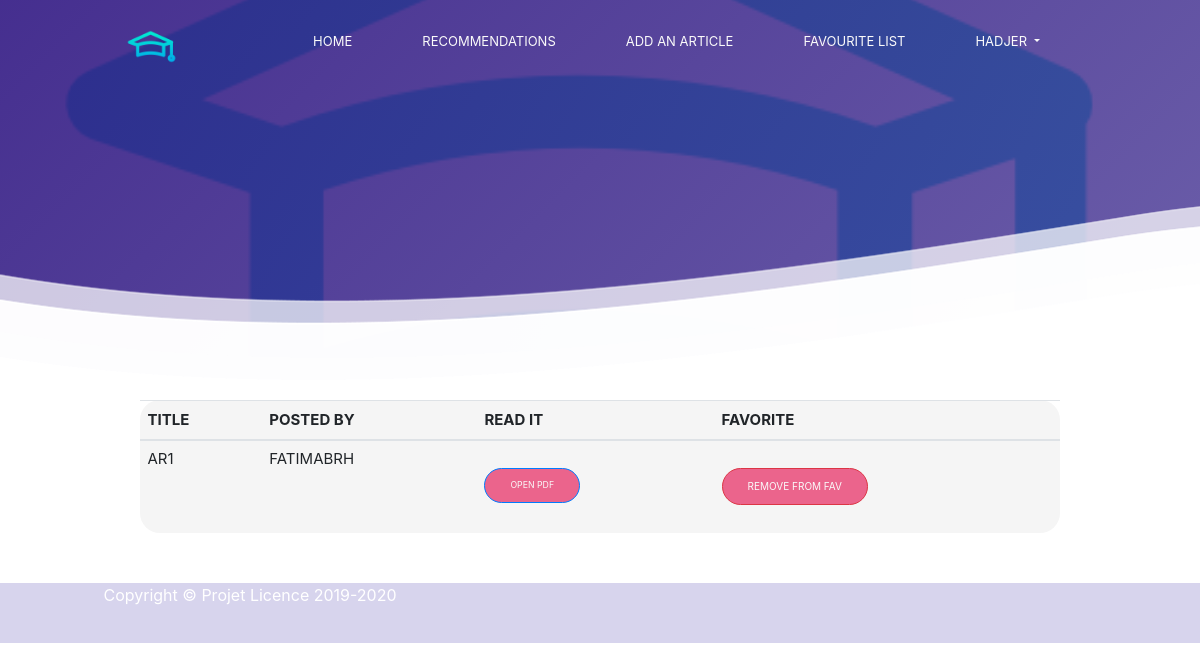
/articl/favourites/ (signed in), run on an earlier commit of the app's database.
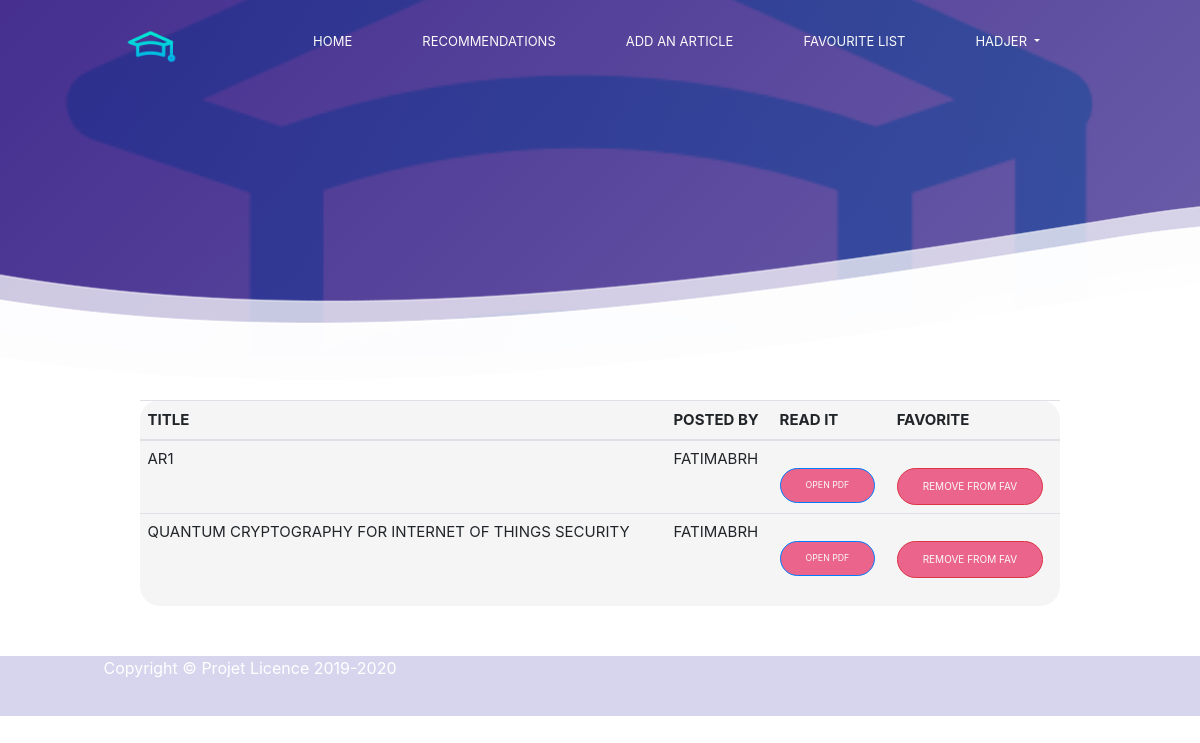
And on a later commit of the database.
### articl/models.py (models this page shows, shortened)
class ArticlPub(models.Model):
    ArticlTYPE=(
      ('1','Research Article'),
      ('2','Research Paper'),
      ('3','Review Paper'),
      ('4','Review Article'),
      ('5','Peer-Reviewed Articles'),
    )
    DOMAINE=(
        ('1','Computer Hardware'),
        ('2','Computer Networking'),
        ('3','Computer Software'),
        ('4','Cloud computing'),
        ('5','Cyber Security and Ethical Hacking'),
        ('6','Data Science and Data Analysis'),
        ('7','Programming Language'),
        ('8','Artificial intelligence'),
        ('9','Operating system'),
        ('10','Web Development'),
        ('11','Web Designing'),
        ('12','Graphics design'),
        ('13','Network Analytics and testing'),
        ('14','Robotics'),
        ('15','others field'),
        )
    user = models.ForeignKey(settings.AUTH_USER_MODEL, on_delete=models.CASCADE)
    titre=models.CharField(max_length=500)
    resumé=models.CharField(max_length=2000, blank=True)
    keywords=models.CharField(max_length=500, blank=True)
    maison_ed=models.CharField(max_length=500,blank=True)
    typeArticl=models.CharField(max_length=100,blank=False,choices=ArticlTYPE)
    path=models.FileField(blank=True,null=True,upload_to='chapter/%Y/')
    auteurEcrit = models.ManyToManyField(Profile, blank=True, null=True)
    favourite = models.ManyToManyField(User,related_name='favourite', blank=True)
    timestamp = models.DateField(auto_now=False, auto_now_add=True)
    domaineArt=models.CharField(max_length=100,choices=DOMAINE,blank=False,default='Computer Software ')

### articl/views.py (the view)
# urls.py: path('favourites/',views.favourite_list,name='favourite_list'),
@login_required
def favourite_list(request):
    user= request.user
    favourite_articls=user.favourite.all()
    context={
        'favourite_articls':favourite_articls,
    }
    return render(request,'favourite_list.html',context)

### articl/templates/favourite_list.html (shortened to what this page needs)
{%  extends 'base.html' %}
{% load static %}
{%  block content %}
<div class="container"  style="padding-bottom:50px" >
  <div id="content">
      <table class="table mb-0">
        <thead>
          <tr>
            <th>Title</th>
            <th>Posted by</th>
            <th>Read it</th>
            <th>Favorite</th>
          </tr>
        </thead>
        <tbody>
            {% for favourite_articl in favourite_articls %}
            <tr>
                <td>{{favourite_articl.titre}} </td>
                <td>{{favourite_articl.user}} </td>
                <td><a href="{{favourite_articl.path.url}}" class="btn btn-primary btn-sm" target="_blank"> Open pdf </a>
                </td>
                <td>
                    <a href=" {% url 'articl:favourite'  pk=favourite_articl.pk  %} ">
                        <button type="button" class="btn btn-danger"> Remove from fav</button>
                    </a>
                </td>
            </tr>
          {% endfor %}
        </tbody>
    </table>
  </div>
</div>
{% endblock %}

What changed in the data, as far as the page shows it:
added ArticlPub: titre "QUANTUM CRYPTOGRAPHY FOR INTERNET OF THINGS SECURITY", user "FATIMABRH"
